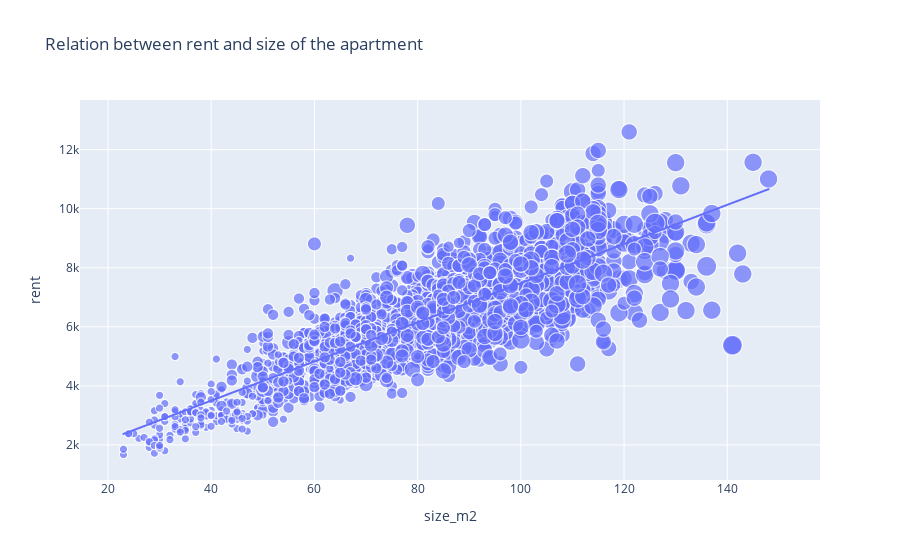

The code cell stored with this chart in its notebook:
### Code cell
# creating a comparison rent vs size_m2 in another way 

rent_to_size = px.scatter(data_frame = df, x="size_m2", y="rent", size="rooms", trendline="ols", title="Relation between rent and size of the apartment")
rent_to_size.show()

### Figure 1 — Plotly figure (JSON) as saved in the notebook; plotly's stock layout.template omitted (floating-point values rounded to 4 significant figures; data arrays with more than 128 entries replaced by an {"elided": "..."} marker saying what was removed)
{"data": [{"hovertemplate": "size_m2=%{x}<br>rent=%{y}<br>rooms=%{marker.size}<extra></extra>", "legendgroup": "", "marker": {"color": "#636efa", "size": {"elided": "2116 int values"}, "sizemode": "area", "sizeref": 0.015, "symbol": "circle"}, "mode": "markers", "name": "", "showlegend": false, "type": "scattergl", "x": {"elided": "2116 int values"}, "xaxis": "x", "y": {"elided": "2116 int values"}, "yaxis": "y"}, {"hovertemplate": "<b>OLS trendline</b><br>rent = 66.3156 * size_m2 + 846.416<br>R<sup>2</sup>=0.685081<br><br>size_m2=%{x}<br>rent=%{y} <b>(trend)</b><extra></extra>", "legendgroup": "", "marker": {"color": "#636efa", "symbol": "circle"}, "mode": "lines", "name": "", "showlegend": false, "type": "scattergl", "x": {"elided": "2116 int values"}, "xaxis": "x", "y": {"elided": "2116 float values"}, "yaxis": "y"}], "layout": {"legend": {"itemsizing": "constant", "tracegroupgap": 0}, "title": {"text": "Relation between rent and size of the apartment"}, "xaxis": {"anchor": "y", "domain": [0, 1], "title": {"text": "size_m2"}}, "yaxis": {"anchor": "x", "domain": [0, 1], "title": {"text": "rent"}}}}
